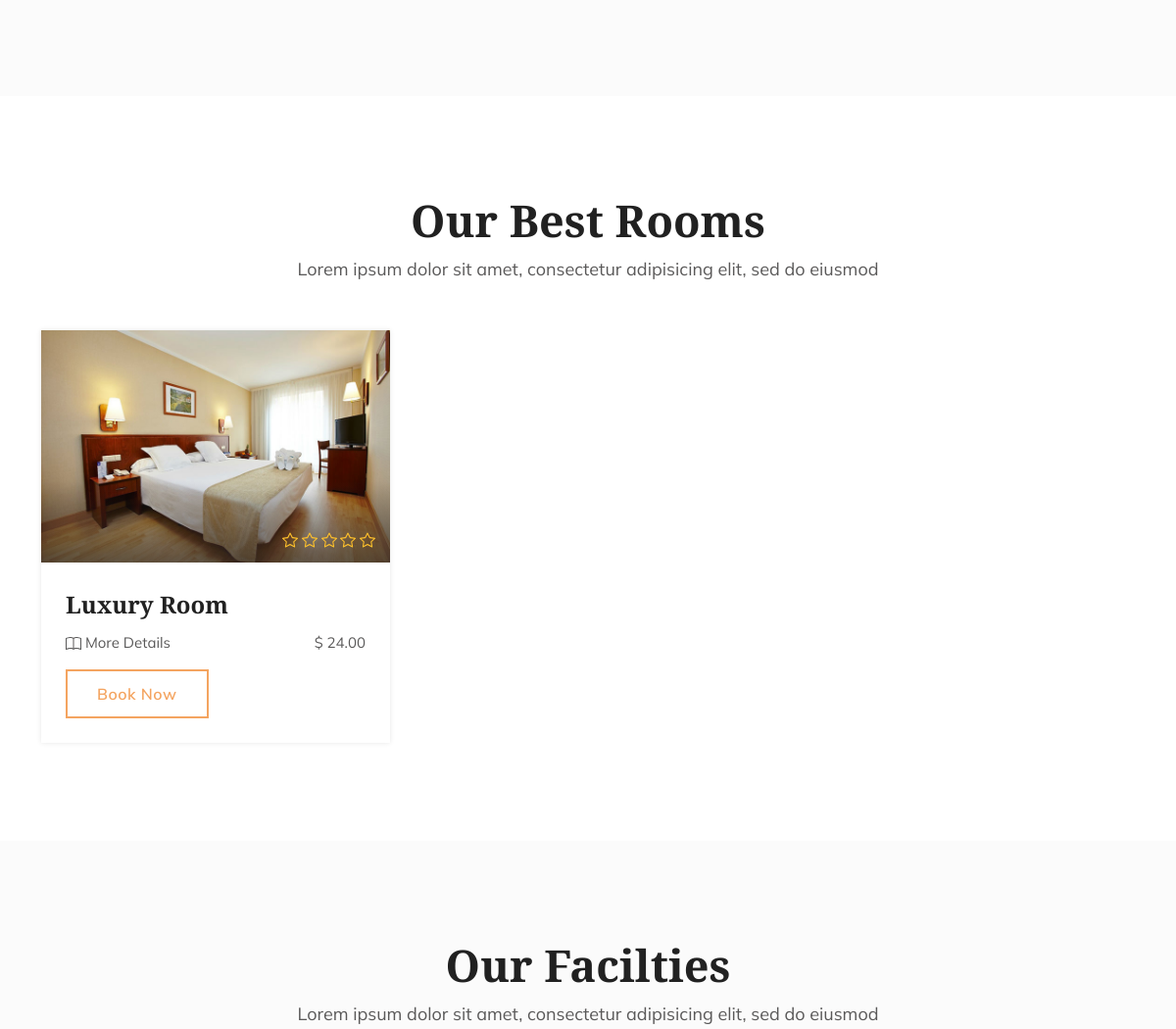
/ (middle part), run on an earlier commit of the app's database.
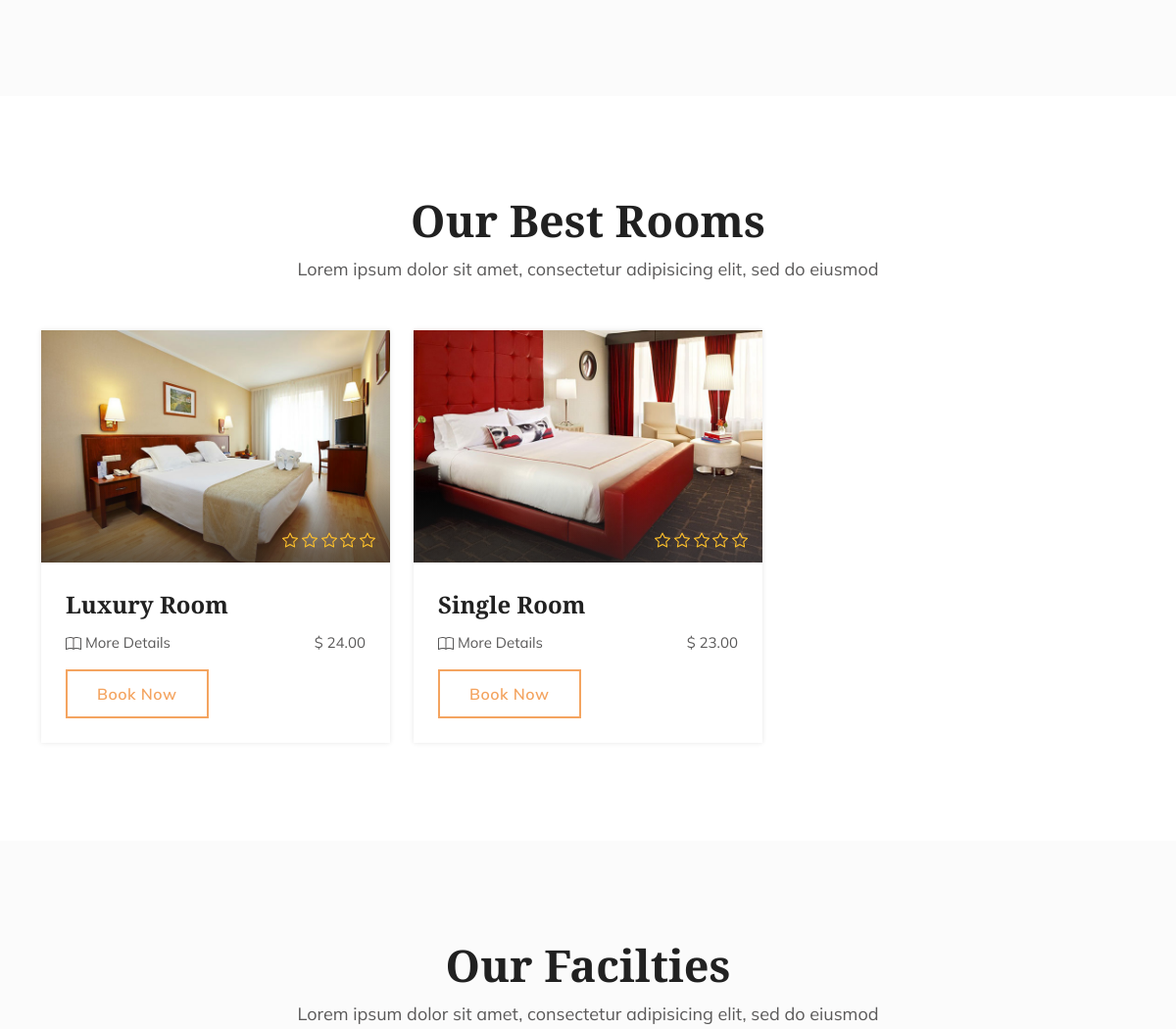
And on a later commit of the database.
### lodge_app/models.py (models this page shows, shortened)
class Room(models.Model):
    number = models.IntegerField()
    lodge = models.ForeignKey("Lodge", on_delete=models.CASCADE)
    name = models.CharField(max_length=50)
    price = models.DecimalField(max_digits=12, decimal_places=2)
    published = models.BooleanField(default=True, null=True)
    booked = models.BooleanField(default=False, null=True)
    description = models.TextField(null = True)
    thumbnail= models.ImageField(upload_to='rooms_images/%Y/%m/%d/', null=True)
    updated_at = models.DateTimeField(auto_now=True)
    created_at = models.DateTimeField(auto_now_add=True, null=True)
    class Meta:
        verbose_name = "Room"
        verbose_name_plural = "Rooms"
        db_table = "Lodge_room"

### lodge_app/views.py (the view)
# urls.py: path('', views.index, name='home'),
def index(request):
    user = request.user if type(request.user) is not AnonymousUser else None
    try:
        rooms = Room.objects.filter(published=True, booked=False).order_by('-created_at')
        my_booked_rooms = Reservation.objects.filter(guest=user)
        context = {
            'our_best_rooms': rooms,
            'my_booked_rooms': my_booked_rooms
        }
        return render(request, template_name='index.html', context=context)
    except:
        rooms = Room.objects.filter(published=True, booked=False).order_by('-created_at')
        context = {
            'our_best_rooms': rooms,
        }
        return render(request, template_name='index.html', context=context)

### templates/index.html (shortened to what this page needs)
<!DOCTYPE html>
<html lang="zxx">
{% load static %}
{% include 'html_utils/head.html' %}
<body>
<div class="about-hotel-alpha content-area-6">
</div>
<div class="content-area hotel-section bg-grey">
    <div class="overlay">
        <div class="container">
            <div class="main-title">
                <h1>Our Best Rooms</h1>
                <p>Lorem ipsum dolor sit amet, consectetur adipisicing elit, sed do eiusmod</p>
            </div>
            <div class="row wow fadeInUp delay-04s">
               {% for room in our_best_rooms %}
                <div class="col-lg-4 col-md-6 col-sm-12">
                    <div class="hotel-box">
                        <div class="photo-thumbnail">
                            <div class="photo">
                                <img src="{{room.thumbnail.url}}" alt="photo" class="img-fluid w-100">
                            </div>
                            <div class="pr">
                                <div class="rating">
                                </div>
                            </div>
                        </div>
                        <div class="detail clearfix">
                            <h3>
                                <a href="{% url 'room_details' room.id %}">{{room.name}}</a>
                            </h3>
                            <p style="display:flex; justify-content: space-between;" class="location">
                                <a href="{% url 'room_details' room.id %}">
                                   More Details
                                </a>
                                  <span>$ {{room.price}}<span/>
                            </p>
                            <div  class="fecilities w-100">
                                <a class="btn-lg btn-5" href="{% url 'room_details' room.id %}"><span>Book Now</span></a>
                            </div>
                        </div>
                    </div>
                </div>
                {%empty%}
                No rooms
              {%endfor%}
            </div>
        </div>
    </div>
</div>
<div class="our-facilties-section content-area-5">
    <div class="overlay">
        <div class="container">
            <div class="main-title">
                <h1>Our Facilties</h1>
                <p>Lorem ipsum dolor sit amet, consectetur adipisicing elit, sed do eiusmod</p>
            </div>
        </div>
    </div>
</div>
</body>
</html>

What changed in the data, as far as the page shows it:
now on this page (row edited): Room: thumbnail (picture), name "Single Room", price "23.00"
